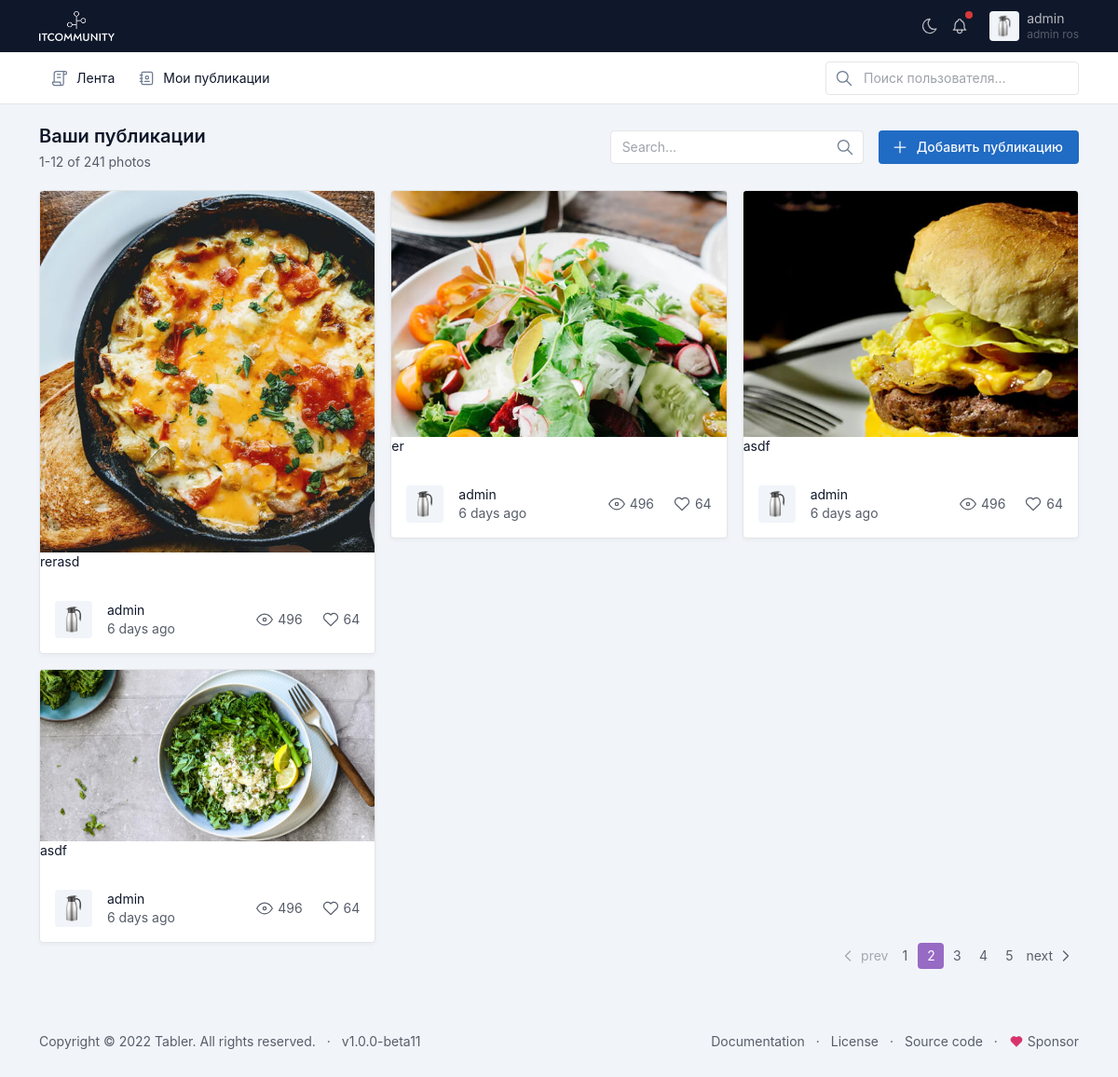
/user_posts/ (signed in), run on an earlier commit of the app's database.
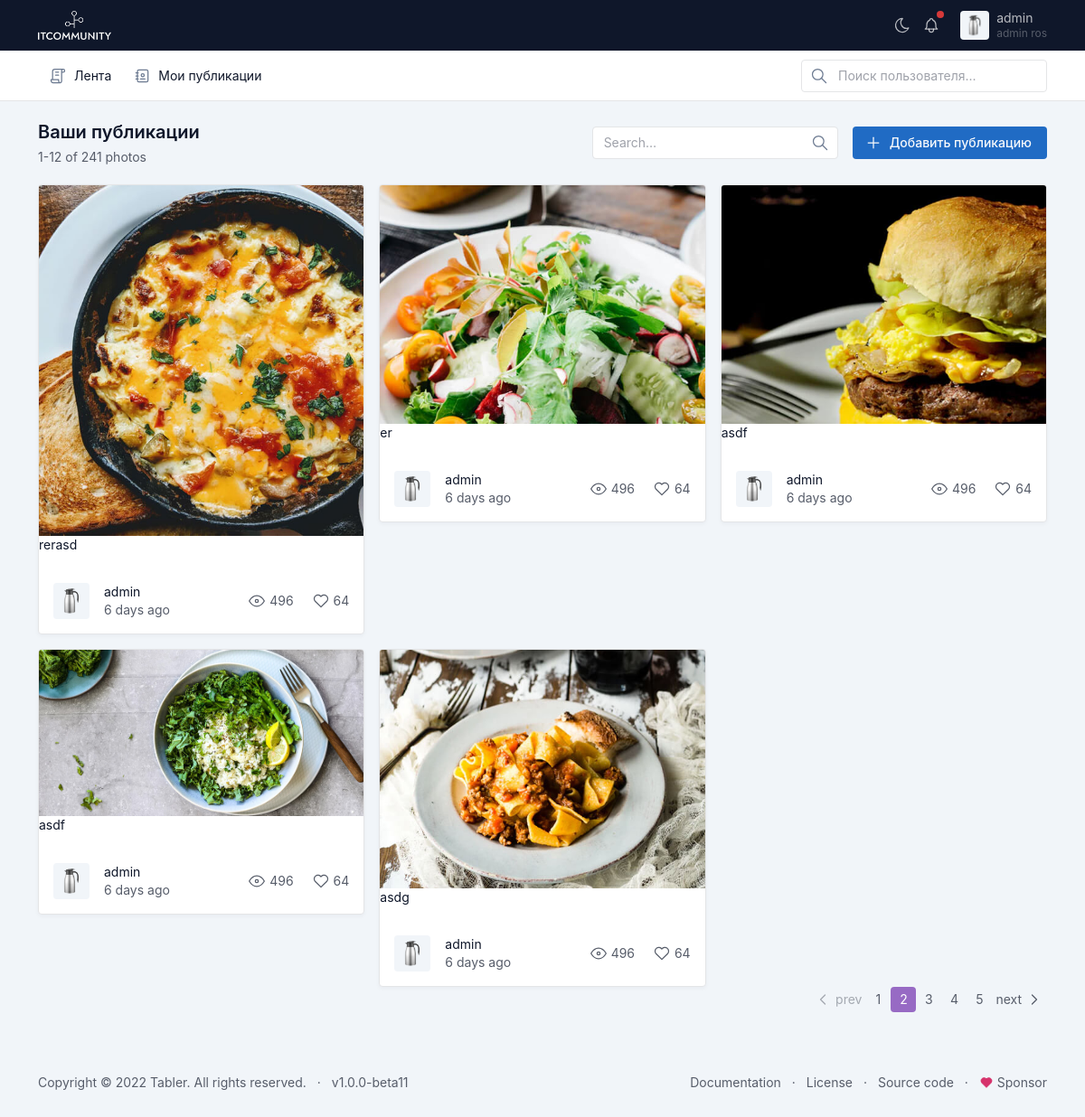
And on a later commit of the database.
### apps/accounts/models.py (models this page shows, shortened)
class User(AbstractUser):
    avatar = models.ImageField(
        upload_to="users/avatars/",
        null=True,  # для базы
        blank=True,  # для формы
        verbose_name="Фото профиля"
    )
    birthday = models.DateField("Дата рождения", null=True)
    phone = models.CharField("Номер телефона", max_length=14, null=True)
    following = models.ManyToManyField("self", blank=True, null=True,
                 related_name="followers", symmetrical=False)
    is_private = models.BooleanField(default=False)
    class Meta:
        verbose_name = "Пользователь"
        verbose_name_plural = "Пользователи"

### apps/posts/models.py (models this page shows, shortened)
class Post(models.Model):
    author = models.ForeignKey(User, on_delete=models.CASCADE, related_name="posts")
    image = models.ImageField(upload_to="posts/")
    description = models.TextField()
    is_archive = models.BooleanField(default=False)
    created = models.DateTimeField(auto_now_add=True)
    updated = models.DateTimeField(auto_now=True)
    likes = models.ManyToManyField(
        User,
        related_name="user_likes",
        null=True,
        blank=True
    )
    class Meta:
        verbose_name = "Публикация"
        verbose_name_plural = "Публикации"

### apps/posts/views.py (the view)
# urls.py: path("user_posts/", UserPostsView.as_view(), name="user_posts"),
class UserPostsView(ListView):
    template_name = "user_posts.html"
    model = Post
    def get_queryset(self):
        posts = Post.objects.filter(author=self.request.user)
        return posts
    def get_context_data(self, **kwargs):
        context = super().get_context_data(**kwargs)
        context["form"] = PostCreateForm()
        return context

### apps/posts/forms.py
class PostCreateForm(forms.ModelForm):
    class Meta:
        model = Post
        fields = [
            "image",
            "description",
        ]
        widgets = {
            "image": forms.FileInput(
                attrs = {"class":"form-control"},
            ),
            "description": forms.Textarea(
                attrs= {"class":"form-control"}
            )
        }
        labels = {
            "image": "Изображение",
            "description": "Описание публикации"
        }

### apps/posts/templates/user_posts.html (shortened to what this page needs)
{% extends 'base.html' %}
{% block content %}
<div class="container-xl">
    <div class="page-header d-print-none">
      <div class="row g-2 align-items-center">
        <div class="col">
          <h2 class="page-title">
            Ваши публикации
          </h2>
          <div class="text-muted mt-1">1-12 of 241 photos</div>
        </div>
        <div class="col-12 col-md-auto ms-auto d-print-none">
          <div class="d-flex">
            <div class="me-3">
              <div class="input-icon">
                <input type="text" value="" class="form-control" placeholder="Search…">
                <span class="input-icon-addon">
                </span>
              </div>
            </div>
            <a href="#" class="btn btn-primary" data-bs-toggle="modal" data-bs-target="#modal-report">
              Добавить публикацию
            </a>
          </div>
        </div>
      </div>
    </div>
</div>
<div class="page-body">
    <div class="container-xl">
      <div class="row row-cards">
        {% for post in object_list %}
        <div class="col-sm-6 col-lg-4">
          <div class="card card-sm">
            <a href="{% url 'post_detail' post.id %}" class="d-block"><img src="{{post.image.url}}" class="card-img-top"></a>
            <p>{{ post.description }}</p>
              <div class="card-body">
              <div class="d-flex align-items-center">
                {% if post.author.avatar %}
                <span class="avatar me-3 rounded" style="background-image: url({{post.author.avatar.url}})"></span>
                {% else %}
                <span class="avatar me-3 rounded" style="background-image: url(/static/img/icons/user_profile.png)"></span>
                {% endif %}
                <div>
                  <div>{{ post.author.username }}</div>
                  <div class="text-muted">6 days ago</div>
                </div>
                <div class="ms-auto">
                  <a href="#" class="text-muted">
                    496
                  </a>
                  <a href="#" class="ms-3 text-muted">
                    64
                  </a>
                </div>
              </div>
            </div>
          </div>
        </div>
        {% endfor %}
      </div>
      <div class="d-flex">
        <ul class="pagination ms-auto">
          <li class="page-item disabled">
            <a class="page-link" href="#" tabindex="-1" aria-disabled="true">
              <svg xmlns="http://www.w3.org/2000/svg" class="icon" width="24" height="24" viewBox="0 0 24 24" stroke-width="2" stroke="currentColor" fill="none" stroke-linecap="round" stroke-linejoin="round"><path stroke="none" d="M0 0h24v24H0z" fill="none"/><polyline points="15 6 9 12 15 18" /></svg>
              prev
            </a>
          </li>
          <li class="page-item"><a class="page-link" href="#">1</a></li>
          <li class="page-item active"><a class="page-link" href="#">2</a></li>
          <li class="page-item"><a class="page-link" href="#">3</a></li>
          <li class="page-item"><a class="page-link" href="#">4</a></li>
          <li class="page-item"><a class="page-link" href="#">5</a></li>
          <li class="page-item">
            <a class="page-link" href="#">
              next
              <svg xmlns="http://www.w3.org/2000/svg" class="icon" width="24" height="24" viewBox="0 0 24 24" stroke-width="2" stroke="currentColor" fill="none" stroke-linecap="round" stroke-linejoin="round"><path stroke="none" d="M0 0h24v24H0z" fill="none"/><polyline points="9 6 15 12 9 18" /></svg>
            </a>
          </li>
        </ul>
      </div>
    </div>
</div>
{% endblock %}

### apps/posts/templates/base.html (shortened to what this page needs)
<!doctype html>
<html lang="en">
  <head>
    {% load static %}
    <link href="{% static 'css/tabler.min.css' %}" rel="stylesheet"/>
    <link href="{% static 'css/tabler-flags.min.css' %}" rel="stylesheet"/>
    <link href="{% static 'css/tabler-payments.min.css' %}" rel="stylesheet"/>
    <link href="{% static 'css/tabler-vendors.min.css' %}" rel="stylesheet"/>
    <link href="{% static 'css/demo.min.css' %}" rel="stylesheet"/>
  </head>
  <body>
      <div  class="page">
        <header class="navbar navbar-expand-md navbar-dark d-print-none">
            <div class="container-xl">
              <h1 class="navbar-brand navbar-brand-autodark d-none-navbar-horizontal pe-0 pe-md-3">
                <a href=".">
                  <img src="/static/img/icons/itcommunity_white.png" width="110" height="32" alt="ITcommunity" class="navbar-brand-image">
                </a>
              </h1>
              <div class="navbar-nav flex-row order-md-last">
                <div class="d-none d-md-flex">
                  <a href="?theme=dark" class="nav-link px-0 hide-theme-dark" title="Enable dark mode" data-bs-toggle="tooltip" data-bs-placement="bottom">
                  </a>
                  <div class="nav-item dropdown d-none d-md-flex me-3">
                    <a href="#" class="nav-link px-0" data-bs-toggle="dropdown" tabindex="-1" aria-label="Show notifications">
                      <span class="badge bg-red"></span>
                    </a>
                  </div>
                </div>
                {% if request.user.is_authenticated %}
                <div class="nav-item dropdown">
                  <a href="#" class="nav-link d-flex lh-1 text-reset p-0" data-bs-toggle="dropdown" aria-label="Open user menu">
                    {% if request.user.avatar %}
                    <span class="avatar avatar-sm" style="background-image: url( {{request.user.avatar.url}} )"></span>
                    {% else %}
                    <span class="avatar avatar-sm" style="background-image: url(/static/img/icons/user_profile.png)"></span>
                    {% endif %}
                    <div class="d-none d-xl-block ps-2">
                      <div>{{ request.user.username }}</div>
                      <div class="mt-1 small text-muted">
                        {{request.user.first_name}}
                        {{request.user.last_name}}
                      </div>
                    </div>
                  </a>
                </div>
                {% else %}
                  <div class="nav-item">
                  <a href="{% url 'sign_in' %}">Войти</a>
                  <a href="{% url 'register' %}">Зарегистрироваться</a>
                </div>
                {% endif %}
              </div>
            </div>
        </header>
        <div class="navbar-expand-md">
            <div class="collapse navbar-collapse" id="navbar-menu">
              <div class="navbar navbar-light">
                <div class="container-xl">
                  <ul class="navbar-nav">
                    <li class="nav-item">
                      <a class="nav-link" href="{% url 'index'  %}" >
                        <span class="nav-link-icon d-md-none d-lg-inline-block">
                        </span>
                        <span class="nav-link-title">
                          Лента
                        </span>
                      </a>
                    </li>
                    <li class="nav-item">
                      <a class="nav-link" href="{% url 'user_posts' %}" >
                        <span class="nav-link-icon d-md-none d-lg-inline-block">
                        </span>
                        <span class="nav-link-title">
                          Мои публикации
                        </span>
                      </a>
                    </li>
                  </ul>
                  <div class="my-2 my-md-0 flex-grow-1 flex-md-grow-0 order-first order-md-last">
                    <form action="{% url 'search_users' %}" method="get">
                      <div class="input-icon">
                        <span class="input-icon-addon">
                        </span>
                        <input name="query" type="text" value="" class="form-control" placeholder="Поиск пользователя..." aria-label="Search in website">
                      </div>
                    </form>
                  </div>
                </div>
              </div>
            </div>
        </div>
        <div class="page-wrapper">
            {% block content %}
            {% endblock %}
            <footer class="footer footer-transparent d-print-none">
                <div class="container-xl">
                  <div class="row text-center align-items-center flex-row-reverse">
                    <div class="col-lg-auto ms-lg-auto">
                      <ul class="list-inline list-inline-dots mb-0">
                        <li class="list-inline-item"><a href="./docs/index.html" class="link-secondary">Documentation</a></li>
                        <li class="list-inline-item"><a href="./license.html" class="link-secondary">License</a></li>
                        <li class="list-inline-item"><a href="https://github.com/tabler/tabler" target="_blank" class="link-secondary" rel="noopener">Source code</a></li>
                        <li class="list-inline-item">
                          <a href="https://github.com/sponsors/codecalm" target="_blank" class="link-secondary" rel="noopener">
                            Sponsor
                          </a>
                        </li>
                      </ul>
                    </div>
                    <div class="col-12 col-lg-auto mt-3 mt-lg-0">
                      <ul class="list-inline list-inline-dots mb-0">
                        <li class="list-inline-item">
                          Copyright &copy; 2022
                          <a href="." class="link-secondary">Tabler</a>.
                          All rights reserved.
                        </li>
                        <li class="list-inline-item">
                          <a href="./changelog.html" class="link-secondary" rel="noopener">
                            v1.0.0-beta11
                          </a>
                        </li>
                      </ul>
                    </div>
                  </div>
                </div>
            </footer>
        </div>
      </div>
  </body>
</html>

### apps/posts/templates/base.html (style rules this page uses)
:root { --tblr-font-sans-serif: Inter,-apple-system,BlinkMacSystemFont,San Francisco,Segoe UI,Roboto,Helvetica Neue,sans-serif !important; }

What changed in the data, as far as the page shows it:
added Post: image (picture), description "asdg", author.avatar (picture), author.username "admin"
